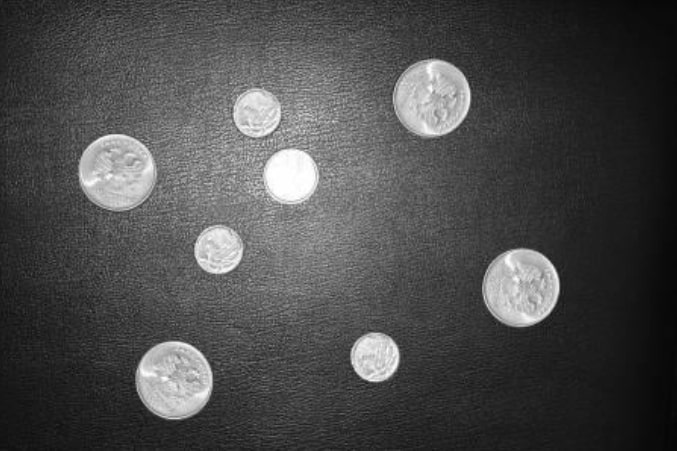
#> input picture pic3.jpg, 677 x 451 px
$ jupyter execute --allow-errors indiv3.ipynb
#> lines starting #> are read from the running program, lines starting #| are printed output that depends on the picture; after the words box and inside, x2 and y2 are one past the last pixel; in counts of white or black regions, pixels touching at a corner belong together
[cell 1]
from IPython import get_ipython
my_variables = set(dir())  # Write this line at the beginning of cell
my_variables = list(set(dir()) - my_variables)  # Write these 2 lines at the end of cell
get_ipython().magic('%reset_selective -f [{}]'.format(','.join(my_variables)))

import cv2 as cv
import numpy as np
import numpy.ma as ma
from matplotlib import pyplot as plt
from PIL import Image, ImageDraw
import pylab
# print(bublick_big)

[cell 2]
def plt_show(image, color = None):
    pic_size=5
    plt.figure(figsize = (pic_size, pic_size))
    plt.imshow(image, color)
    plt.show()

[cell 3]
def coinsNumberFind(makers):
    l = makers.reshape(len(makers)*len(makers[0])).tolist()
    print(type(l), (set(l)))
    return (len(set(l))-1)

[cell 4]
def otsuFragment(pix, old):
    hist = hist_ar(pix)

    summ = 0
    for x in range(len(pix)):
        summ = summ +pix[x]

    indexMax = 0
    sigMax = 0.0

    l1 = 0
    o1 = 0

    if len(old)==0:
        old_new=[0]

    for thresh in range(1,len(hist)):

        if not thresh in old:
            l1 = l1 +  hist[thresh]

            # print("o1 ",o1)
            o1 =o1+ thresh * hist[thresh]

            # print("l1",l1)
            omega1 = l1 /len(pix)
            omega2 = 1.0 - omega1

            lyamda1 = o1 /l1
            lyamda2 = (summ - o1)/(len(pix) - l1)

            between = lyamda1 - lyamda2

            sigma = omega1 * omega2 * between * between

            if (sigma > sigMax):
                sigMax = sigma
                indexMax = thresh
    return indexMax

def hist_ar(pixarr):
        h = np.zeros(256, np.float32)
        for x in range(len(pixarr)):
            h[round(pixarr[x])]=h[round(pixarr[x])]+1
        for i in range(len(h)):
            if len(h)>i:
                if ((h[i]==0) & (len(h)>0)):
                    h=np.setdiff1d(h, 0)
                    i = i - 1
        return h

def otsu_loc(image_name):
    partsH = 2;  partsV = 2

    ref = cv.imread(image_name, cv.IMREAD_GRAYSCALE)
    image = Image.open(image_name)
    new_pix = ImageDraw.Draw(image)

    sizeV = image.size[1];  sizeH = image.size[0]

    stepV = np.array([x for x in range(0,sizeV-sizeV//partsH+1,int(sizeV//partsH))])
    stepV=np.append(stepV,sizeV)

    stepH = np.array([x for x in range(0,sizeH-sizeH//partsV+1,int(sizeH//partsV))])
    stepH=np.append(stepH, sizeH)

    pixarr = cv.imread(image_name, cv.IMREAD_GRAYSCALE)
    for i in range(len(stepV)-1):
        for j in range(len(stepH)-1):
            arr1 = arr = (pixarr[stepV[i]:stepV[i+1],stepH[j]:stepH[j+1]])
            limit = otsuFragment(arr1.reshape(len(arr)*len(arr[0])), [])
            for x in range(stepV[i],stepV[i+1]):
                for y in range(stepH[j],stepH[j+1]):
                    if arr[x-stepV[i],y-stepH[j]] < limit:
                        pix = 0
                    else:
                        pix = 255
                    ref[x][y]=pix
                    new_pix.point((y, x), (pix, pix, pix))
    fig, ax = plt.subplots(1,2)
    plt.title("Local binarization Otsu's method")
    ax[0].imshow( Image.open(image_name) )
    ax[1].imshow(image)
    plt.show()
    return ref

[cell 5]
picture = cv.imread("pic3.jpg", cv.IMREAD_GRAYSCALE)
#> picture is the input picture: shape (451, 677); min 5, max 255, mean 74.7
plt_show(picture, "gray")

[cell 6]
_, picture = cv.threshold(picture,130,255,cv.THRESH_BINARY_INV)
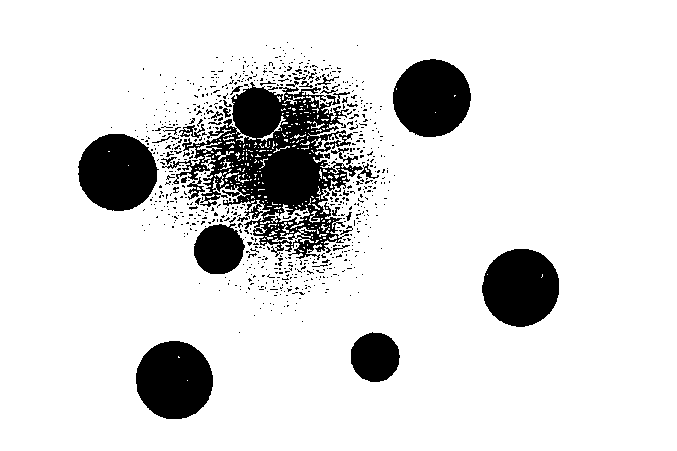
#> picture: shape (451, 677); 86.5% white; 754 black regions (718 under 20 px), largest, box (x1, y1, x2, y2) and area: (162, 82, 363, 260) 14318, (78, 134, 159, 211) 4764, (393, 59, 471, 137) 4732

plt_show(picture, "gray")

#> (a cell that did not finish here is left out)

#> after the loop in otsu_loc, `for i in range(len(stepV)-1):`:
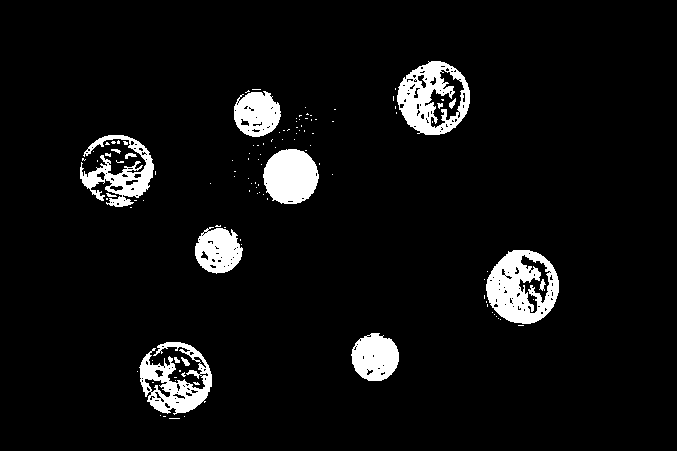
#> ref: shape (451, 677); 6.2% white; 117 white regions (101 under 20 px), largest, box (x1, y1, x2, y2) and area: (486, 250, 559, 324) 3352, (397, 61, 470, 135) 2933, (139, 342, 212, 415) 2535

$ run again, with pic2.jpg copied over pic3.jpg
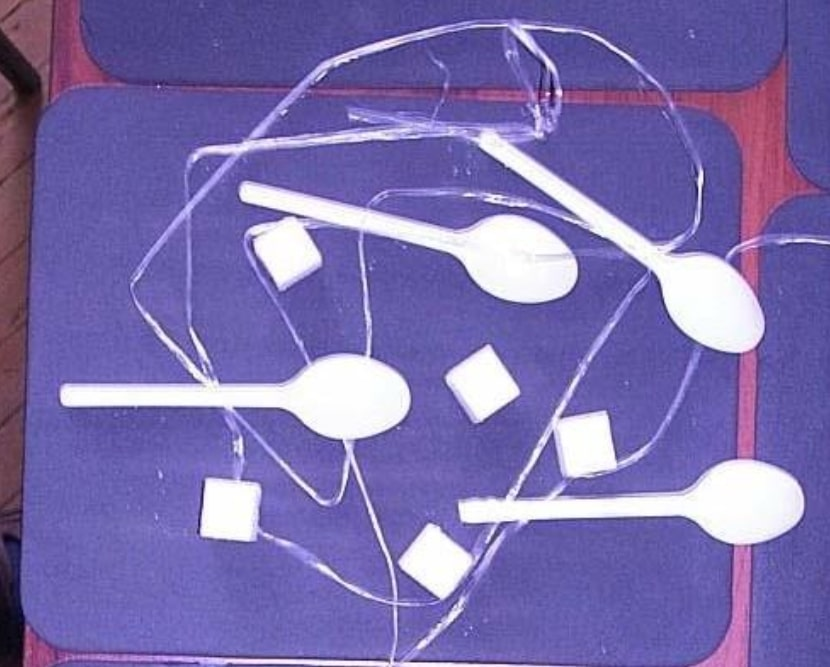
#> input picture pic2.jpg, 830 x 667 px
#> `_, picture = cv.threshold(picture,130,255,cv.THRESH_BINARY_INV)`:
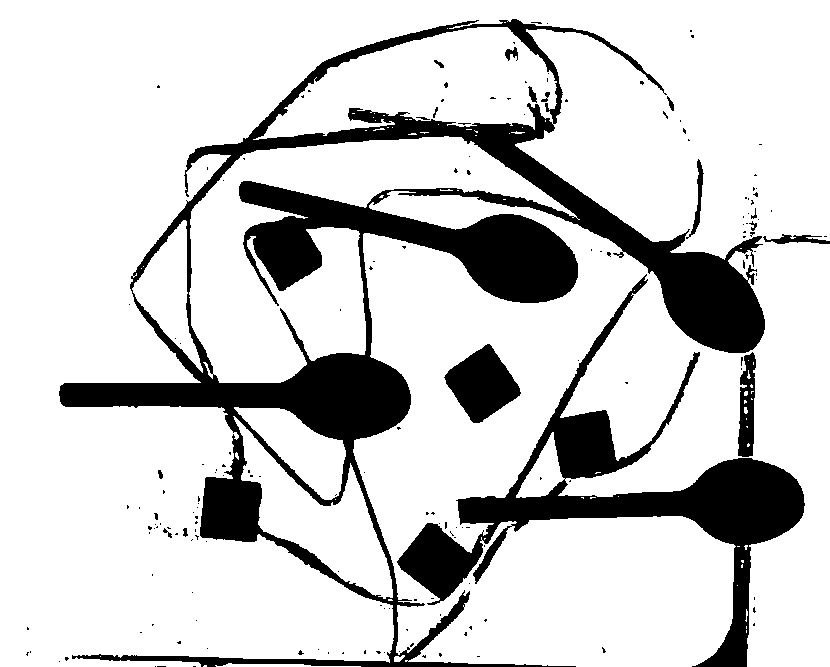
#> picture: shape (667, 830); 81.3% white; 173 black regions (154 under 20 px), largest, box (x1, y1, x2, y2) and area: (59, 19, 765, 667) 70234, (397, 274, 805, 667) 26611, (444, 344, 521, 423) 3486
#> after the loop in otsu_loc, `for i in range(len(stepV)-1):`:
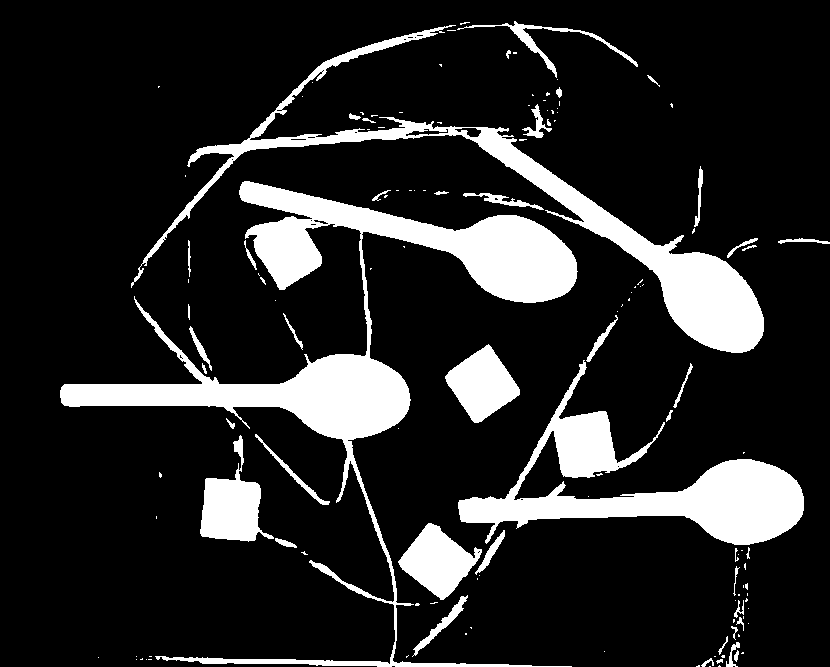
#> ref: shape (667, 830); 15.5% white; 135 white regions (90 under 20 px), largest, box (x1, y1, x2, y2) and area: (60, 181, 578, 667) 34068, (131, 25, 764, 353) 17990, (458, 360, 804, 545) 17753
